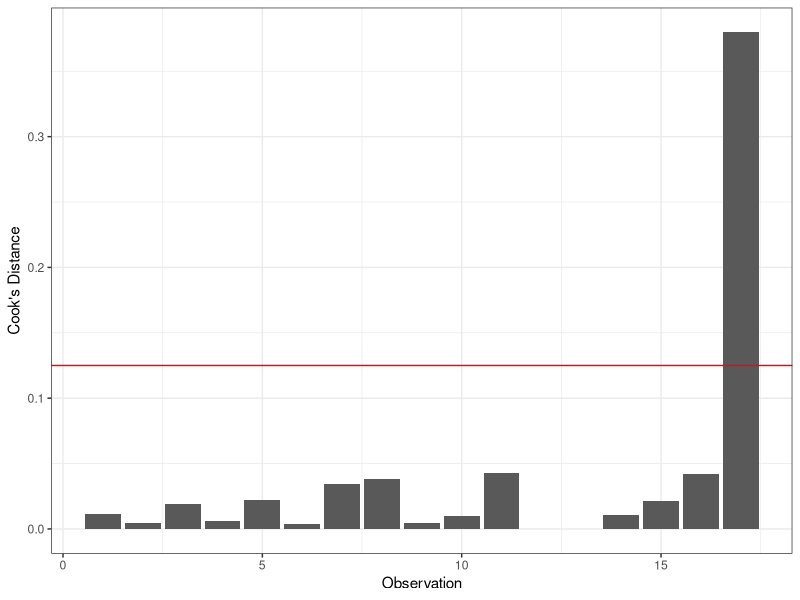
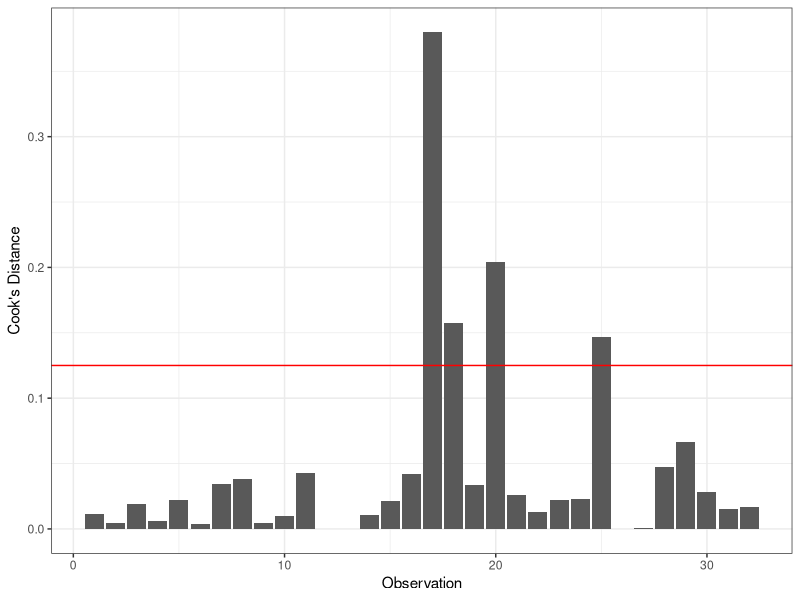
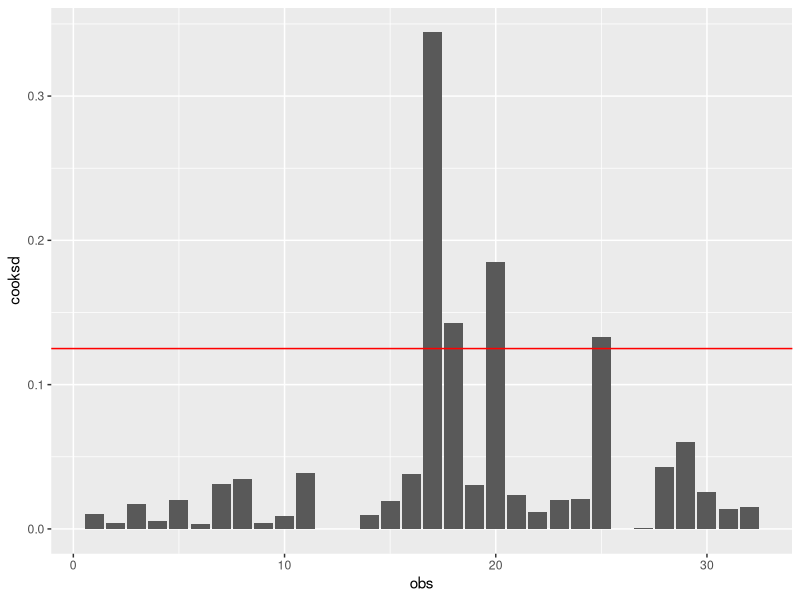
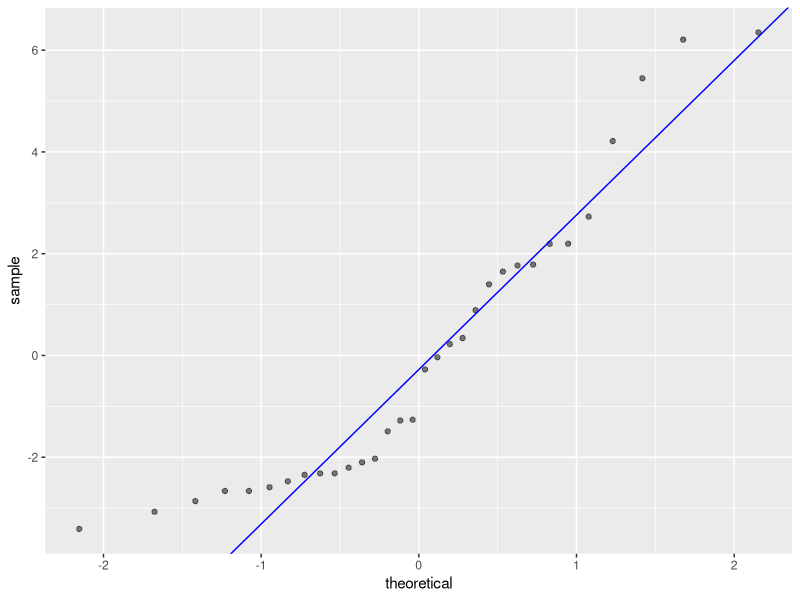
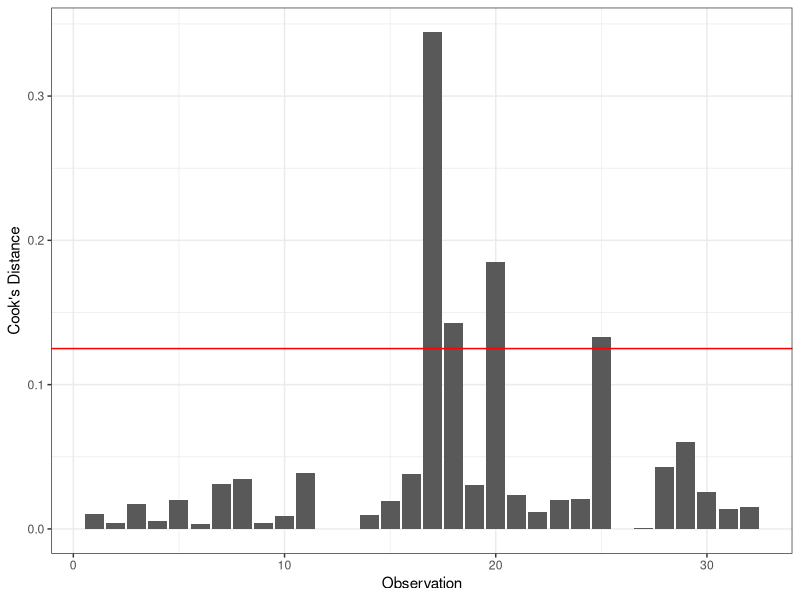
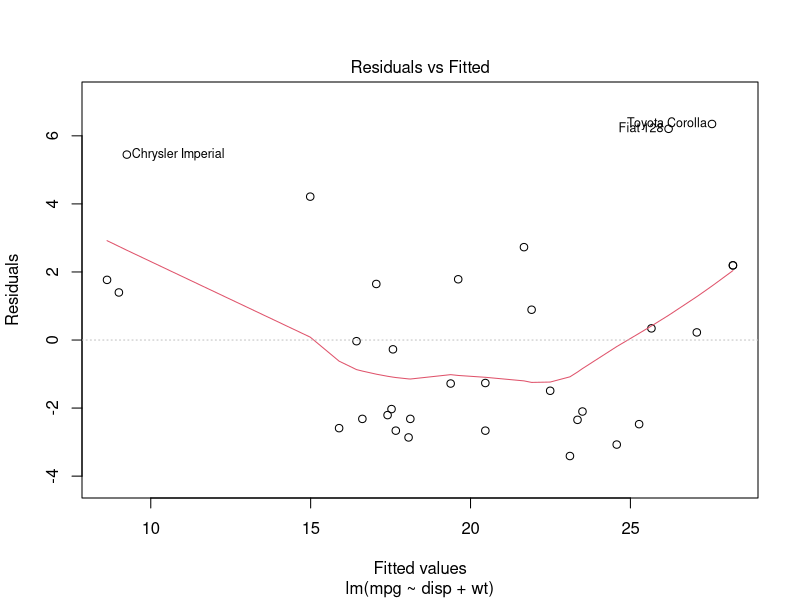
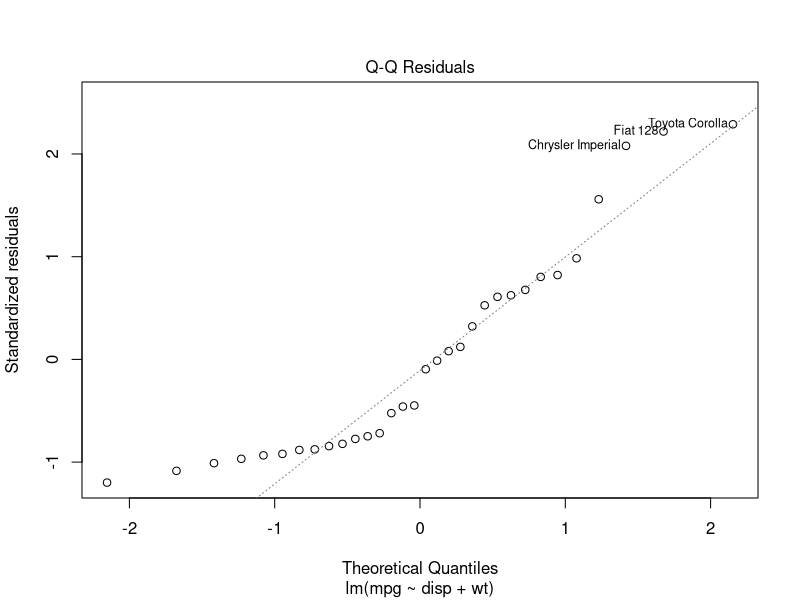
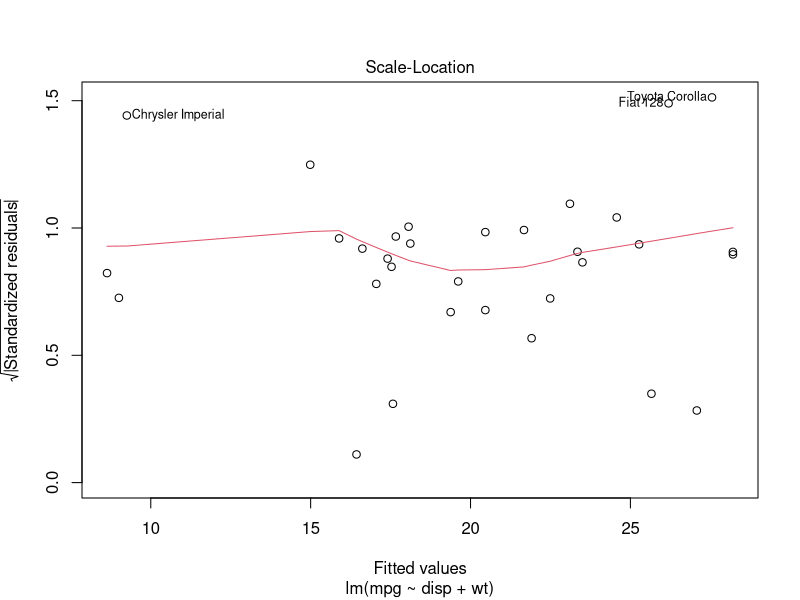

These charts were generated, in order, by the following R code:
## ---- chunk 1
#clear global environ
rm(list=ls())

#ggplot, my old friend
library(ggplot2)

#cars! again!
data(mtcars)
## ---- chunk 2
m1 <- lm(mpg ~ disp + wt, data = mtcars) #simple regression model

#Now, the function
cooks <- function(LM, x = "all") {
  #browser()
  #2 arguments
  if (is.character(x) && x == "all") x <- 1:nrow(model.matrix(LM))
  
  resid <- LM$residuals 
  k <- length(LM$coefficients) #number of coefficients estimated
  num_1 <- resid^2 #squared residuals
  denom_1 <- mean(resid^2) * k #setting up the numerator and denominator for Cook's Dist
  num_2 <- hatvalues(LM)
  denom_2 <- (1 - hatvalues(LM))^2
  cooks_d <- ((num_1 / denom_1) * (num_2 / denom_2))[x] #Calculate Cook's D
  plot_dat <- data.frame(x = x, 
                            cooks_d = cooks_d) #x allows for flex in the # of obsvs
  cooks_plot <- ggplot(plot_dat, aes(x = x, y = cooks_d)) +
  geom_bar(stat = "identity") +
  geom_hline(yintercept = (4 / nrow(model.matrix(LM))), colour = "red") +
  labs(x = "Observation", y = "Cook's Distance") +
  theme_bw() #Plot with a standard cutoff for concern
  return(list(plot = cooks_plot, data = plot_dat))
}

#Apply function for our model and 1st 20 observations
test <- cooks(m1, 1:17)
test$plot
test$data
cooks(m1, "all")$plot
## ---- chunk 3
#cooks.distance function from base R

test2 <- as.data.frame(cooks.distance(m1)) #make this into a df
test2$ident <- seq(1, nrow(test2)) #add observation index
colnames(test2) <- c("cooksd", "obs") #add meaningful column names


#plot
cooks_plot <- ggplot(test2, aes(y = cooksd, x = obs)) +
  geom_bar(stat= "identity") +
  geom_hline(yintercept = (4 / nrow(test2)), colour = "red")
  
cooks_plot

## ---- chunk 4
ggQQ <- function(LM) { # argument: a linear model
      #browser()
     y <- quantile(LM$resid[!is.na(LM$resid)], c(0.25, 0.75))
     x <- qnorm(c(0.25, 0.75))
     slope <- diff(y)/diff(x)
     int <- y[1] - slope * x[1]
     p <- ggplot(LM) +
     stat_qq(aes(sample=.resid), alpha = 0.5) +
     geom_abline(slope = slope, intercept = int, color="blue")
     return(p)
    }

ggQQ(m1)
## ---- chunk 5
library(broom)
tidy(m1)
head(augment(m1))
## ---- chunk 6
vals <- augment(m1)

ggplot(data=vals, aes(seq_along(.cooksd),y=.cooksd))+
    geom_bar(stat="identity")+
    geom_hline(yintercept=4/length(vals$.cooksd), color="red")+
  labs(x="Observation", y="Cook's Distance") +
    theme_bw()
## ---- chunk 7
library(stats)

#Another cook's distance
cooks.distance(m1)

#dfbetas
dfbetas(m1)

#or, to get them all:
influence.measures(m1)
#note that this "marks" influential observations for you
#with an asterisk

library(car)
#variance inflation factors
#quantifies the severity of multicollinearity
vif(m1)
sqrt(vif(m1)) > 2 #look into this, is this a problem?

## ---- chunk 8
plot(m1)
## ---- chunk 9
#durbin watson
durbinWatsonTest(m1) #is this a problem?

#shapiro test
shapiro.test(m1$residuals) #how does it look?
## ---- chunk 10

